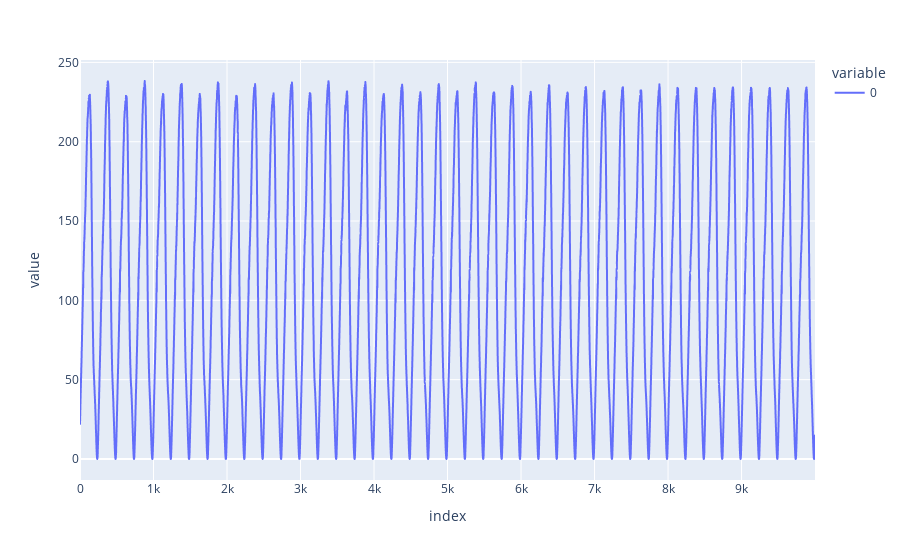

Notebook code cell kept with this figure:
### Markdown cell above
## Plot Power Consumption

### Code cell
fig = px.line(power[-10000:])
fig.show()

### Figure 1 — Plotly figure (JSON) as saved in the notebook; plotly's stock layout.template omitted (floating-point values rounded to 4 significant figures; data arrays with more than 128 entries replaced by an {"elided": "..."} marker saying what was removed)
{"data": [{"hovertemplate": "variable=0<br>index=%{x}<br>value=%{y}<extra></extra>", "legendgroup": "0", "line": {"color": "#636efa", "dash": "solid"}, "marker": {"symbol": "circle"}, "mode": "lines", "name": "0", "showlegend": true, "type": "scattergl", "x": {"elided": "10000 int values"}, "xaxis": "x", "y": {"elided": "10000 float values"}, "yaxis": "y"}], "layout": {"legend": {"title": {"text": "variable"}, "tracegroupgap": 0}, "margin": {"t": 60}, "xaxis": {"anchor": "y", "domain": [0, 1], "title": {"text": "index"}}, "yaxis": {"anchor": "x", "domain": [0, 1], "title": {"text": "value"}}}}
